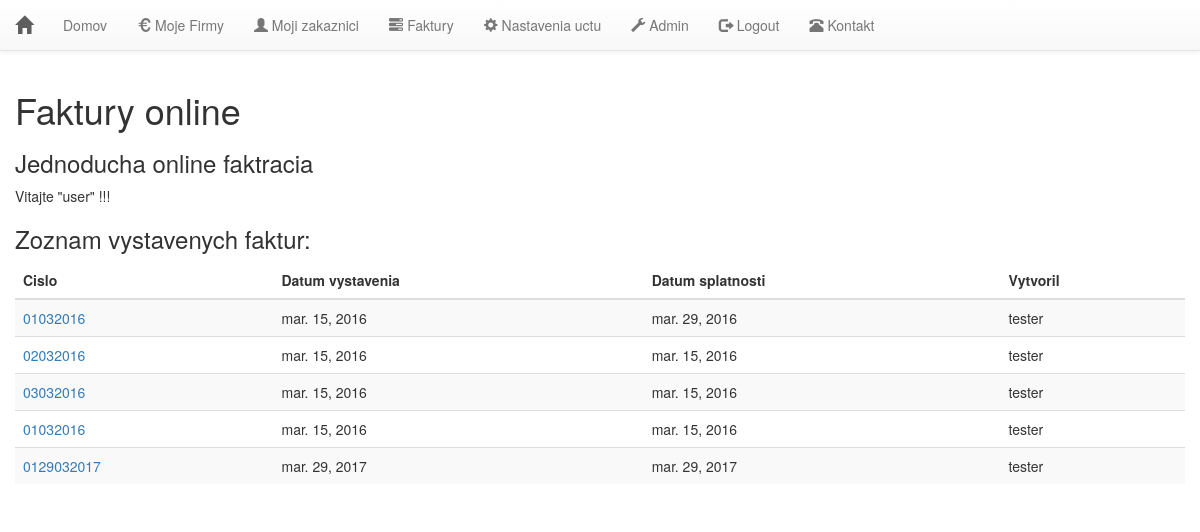
The app's page / (signed in) with its own data.
### invoice/models.py (models this page shows, shortened)
class Faktura(models.Model):
    id = models.AutoField(primary_key=True)
    db_uuid = models.UUIDField(unique=True, default=uuid.uuid4, editable=False)
    owner = models.ForeignKey(Login, blank=False, on_delete=models.CASCADE,)
    creator = models.ForeignKey(Firma, blank=False, on_delete=models.CASCADE,)
    created_for = models.ForeignKey(Zakaznik, blank=False, on_delete=models.CASCADE,)
    cislo_faktury = models.CharField(blank=False, max_length=10)
    datum_vystavenia = models.DateField(blank=False)
    datum_splatnosti = models.DateField(blank=False)
    datum_dodania = models.DateField(blank=False)
    konstantny_symbol = models.CharField(blank=False, max_length=150)
    doprava = models.CharField(blank=True, max_length=150)
    uhradena = models.CharField(choices=[("1", "ano"), ("0", "nie")], max_length=1, default=0)
    komentar = models.TextField(max_length=3000)

class Login(models.Model):
    id = models.AutoField(primary_key=True)
    db_uuid = models.UUIDField(unique=True, default=uuid.uuid4, editable=False)
    user = models.CharField(blank=False, unique=True, max_length=50)
    email = models.EmailField(blank=False)
    password = models.CharField(blank=False, max_length=150)

### invoice/views.py (the view)
# urls.py: path('', views.index, name='index'),
def index(request):
    Fakturas_list = Faktura.objects.all()
    Login_list = Login.objects.all()
    sucet_list = Polozky.objects.all()#.aggregate(total=Sum(F('mnozstvo') * F('cena')))['total']
    return render(request, 'invoice/index.html',
                  {'Fakturas_list': Fakturas_list, 'Login_list': Login_list, 'form': LoginForm, 'sucet_list': sucet_list})

### templates/invoice/index.html (shortened to what this page needs)
<!DOCTYPE html>
<html lang="sk">
<head>
    {% include "invoice/head.html" %}
</head>
<body>
{% include "invoice/nav.html" %}
<div class="container-fluid">
    <h1>Faktury online</h1>
    <h3> Jednoducha online faktracia</h3>
    {% if user.is_authenticated %}
    <p>Vitajte "{{ user.username }}" !!!</p>
    <h3>Zoznam vystavenych faktur:</h3>
    {% if Fakturas_list %}
    <div class="table-responsive">
        <table class="table table-striped table-hover">
            <thead>
            <tr>
                <th>Cislo</th>
                <th>Datum vystavenia</th>
                <th>Datum splatnosti</th>
                <th>Vytvoril</th>
            </tr>
            </thead>
            <tbody>
            {% for b in Fakturas_list %}
            <tr>
                <td><a href="{% url 'invoice:detail' b.id %}">{{ b.cislo_faktury }}</a></td>
                <td>{{ b.datum_vystavenia }}</td>
                <td>{{ b.datum_splatnosti }}</td>
                <td>{{ b.owner.user }}</td>
            </tr>
            {% endfor %}
            </tbody>
        </table>
    </div>
    {% else %}
    <p>Ziaden zaznam.</p>
    {% endif %}
    {% endif %}
</div>
</body>
</html>

### templates/invoice/head.html (style rules this page uses)
body { padding-top: 70px; }

### records on screen
Faktura: cislo_faktury "01032016", datum_vystavenia "mar. 15, 2016", datum_splatnosti "mar. 29, 2016", owner.user "tester"
Faktura: cislo_faktury "02032016", datum_vystavenia "mar. 15, 2016", datum_splatnosti "mar. 15, 2016", owner.user "tester"
Faktura: cislo_faktury "03032016", datum_vystavenia "mar. 15, 2016", datum_splatnosti "mar. 15, 2016", owner.user "tester"
Faktura: cislo_faktury "01032016", datum_vystavenia "mar. 15, 2016", datum_splatnosti "mar. 15, 2016", owner.user "tester"
Faktura: cislo_faktury "0129032017", datum_vystavenia "mar. 29, 2017", datum_splatnosti "mar. 29, 2017", owner.user "tester"

### other values on screen
{{ user.username }} "user"
